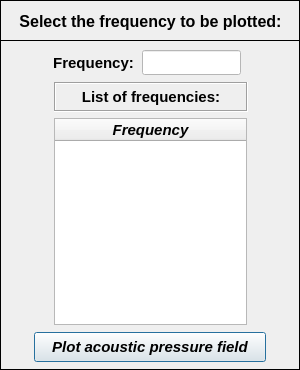
<?xml version="1.0" encoding="UTF-8"?>
<ui version="4.0">
 <class>Dialog</class>
 <widget class="QDialog" name="Dialog">
  <property name="windowModality">
   <enum>Qt::NonModal</enum>
  </property>
  <property name="geometry">
   <rect>
    <x>0</x>
    <y>0</y>
    <width>300</width>
    <height>370</height>
   </rect>
  </property>
  <property name="sizePolicy">
   <sizepolicy hsizetype="Fixed" vsizetype="Fixed">
    <horstretch>0</horstretch>
    <verstretch>0</verstretch>
   </sizepolicy>
  </property>
  <property name="minimumSize">
   <size>
    <width>300</width>
    <height>370</height>
   </size>
  </property>
  <property name="maximumSize">
   <size>
    <width>300</width>
    <height>370</height>
   </size>
  </property>
  <property name="contextMenuPolicy">
   <enum>Qt::DefaultContextMenu</enum>
  </property>
  <property name="windowTitle">
   <string>Plot acoustic pressure field</string>
  </property>
  <property name="windowIcon">
   <iconset>
    <normaloff>../../../../../../Downloads/load - Copia.png</normaloff>../../../../../../Downloads/load - Copia.png</iconset>
  </property>
  <property name="whatsThis">
   <string/>
  </property>
  <widget class="QWidget" name="widget" native="true">
   <property name="geometry">
    <rect>
     <x>0</x>
     <y>0</y>
     <width>401</width>
     <height>375</height>
    </rect>
   </property>
   <property name="font">
    <font>
     <kerning>true</kerning>
    </font>
   </property>
   <widget class="QFrame" name="frame">
    <property name="geometry">
     <rect>
      <x>0</x>
      <y>0</y>
      <width>300</width>
      <height>41</height>
     </rect>
    </property>
    <property name="frameShape">
     <enum>QFrame::Box</enum>
    </property>
    <property name="frameShadow">
     <enum>QFrame::Plain</enum>
    </property>
    <property name="lineWidth">
     <number>1</number>
    </property>
    <widget class="QLabel" name="label">
     <property name="geometry">
      <rect>
       <x>14</x>
       <y>6</y>
       <width>273</width>
       <height>30</height>
      </rect>
     </property>
     <property name="minimumSize">
      <size>
       <width>0</width>
       <height>30</height>
      </size>
     </property>
     <property name="maximumSize">
      <size>
       <width>16777215</width>
       <height>30</height>
      </size>
     </property>
     <property name="font">
      <font>
       <family>Arial</family>
       <pointsize>12</pointsize>
       <weight>75</weight>
       <italic>false</italic>
       <bold>true</bold>
      </font>
     </property>
     <property name="text">
      <string>Select the frequency to be plotted:</string>
     </property>
     <property name="textFormat">
      <enum>Qt::AutoText</enum>
     </property>
     <property name="alignment">
      <set>Qt::AlignCenter</set>
     </property>
    </widget>
   </widget>
   <widget class="QFrame" name="frame_2">
    <property name="geometry">
     <rect>
      <x>0</x>
      <y>40</y>
      <width>300</width>
      <height>330</height>
     </rect>
    </property>
    <property name="maximumSize">
     <size>
      <width>300</width>
      <height>330</height>
     </size>
    </property>
    <property name="sizeIncrement">
     <size>
      <width>300</width>
      <height>330</height>
     </size>
    </property>
    <property name="frameShape">
     <enum>QFrame::Box</enum>
    </property>
    <property name="frameShadow">
     <enum>QFrame::Plain</enum>
    </property>
    <widget class="QTreeWidget" name="treeWidget">
     <property name="geometry">
      <rect>
       <x>54</x>
       <y>78</y>
       <width>193</width>
       <height>207</height>
      </rect>
     </property>
     <property name="font">
      <font>
       <family>Arial</family>
       <pointsize>10</pointsize>
       <weight>75</weight>
       <italic>true</italic>
       <bold>true</bold>
      </font>
     </property>
     <property name="indentation">
      <number>0</number>
     </property>
     <column>
      <property name="text">
       <string notr="true">Frequency</string>
      </property>
      <property name="font">
       <font>
        <family>Arial</family>
        <pointsize>11</pointsize>
        <weight>75</weight>
        <italic>true</italic>
        <bold>true</bold>
       </font>
      </property>
      <property name="textAlignment">
       <set>AlignCenter</set>
      </property>
     </column>
    </widget>
    <widget class="QPushButton" name="pushButton">
     <property name="geometry">
      <rect>
       <x>34</x>
       <y>292</y>
       <width>232</width>
       <height>30</height>
      </rect>
     </property>
     <property name="minimumSize">
      <size>
       <width>0</width>
       <height>30</height>
      </size>
     </property>
     <property name="font">
      <font>
       <family>Arial</family>
       <pointsize>11</pointsize>
       <weight>75</weight>
       <italic>true</italic>
       <bold>true</bold>
      </font>
     </property>
     <property name="text">
      <string>Plot acoustic pressure field</string>
     </property>
    </widget>
    <widget class="QLabel" name="label_3">
     <property name="geometry">
      <rect>
       <x>54</x>
       <y>42</y>
       <width>194</width>
       <height>30</height>
      </rect>
     </property>
     <property name="minimumSize">
      <size>
       <width>0</width>
       <height>30</height>
      </size>
     </property>
     <property name="maximumSize">
      <size>
       <width>16777215</width>
       <height>30</height>
      </size>
     </property>
     <property name="font">
      <font>
       <family>Arial</family>
       <pointsize>11</pointsize>
       <weight>75</weight>
       <bold>true</bold>
      </font>
     </property>
     <property name="frameShape">
      <enum>QFrame::Box</enum>
     </property>
     <property name="frameShadow">
      <enum>QFrame::Sunken</enum>
     </property>
     <property name="text">
      <string>List of frequencies:</string>
     </property>
     <property name="alignment">
      <set>Qt::AlignCenter</set>
     </property>
    </widget>
    <widget class="QLabel" name="label_2">
     <property name="geometry">
      <rect>
       <x>46</x>
       <y>10</y>
       <width>95</width>
       <height>25</height>
      </rect>
     </property>
     <property name="font">
      <font>
       <family>Arial</family>
       <pointsize>11</pointsize>
       <weight>75</weight>
       <bold>true</bold>
      </font>
     </property>
     <property name="text">
      <string>Frequency:</string>
     </property>
     <property name="alignment">
      <set>Qt::AlignCenter</set>
     </property>
    </widget>
    <widget class="QLineEdit" name="lineEdit">
     <property name="enabled">
      <bool>false</bool>
     </property>
     <property name="geometry">
      <rect>
       <x>142</x>
       <y>10</y>
       <width>99</width>
       <height>25</height>
      </rect>
     </property>
     <property name="font">
      <font>
       <family>Arial</family>
       <pointsize>11</pointsize>
       <weight>75</weight>
       <italic>true</italic>
       <bold>true</bold>
      </font>
     </property>
     <property name="styleSheet">
      <string notr="true">background-color: rgb(255, 255, 255);
color: rgb(0, 0, 255);</string>
     </property>
     <property name="alignment">
      <set>Qt::AlignCenter</set>
     </property>
    </widget>
   </widget>
  </widget>
 </widget>
 <resources/>
 <connections/>
</ui>
